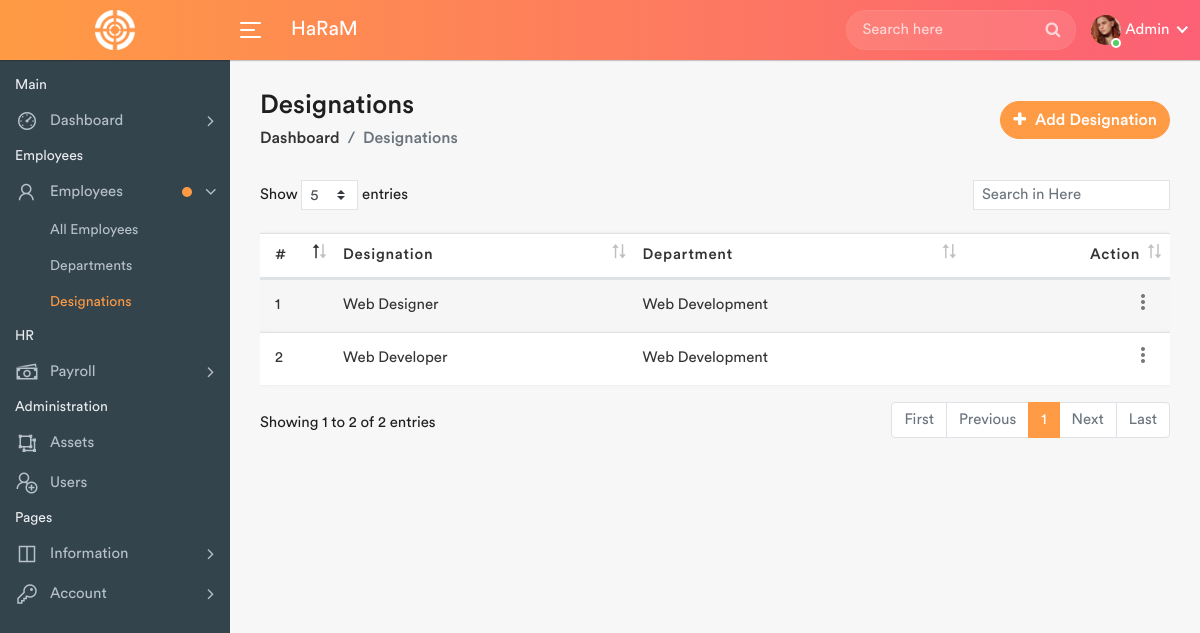
Page /designations.php (signed in) on the earlier database version.
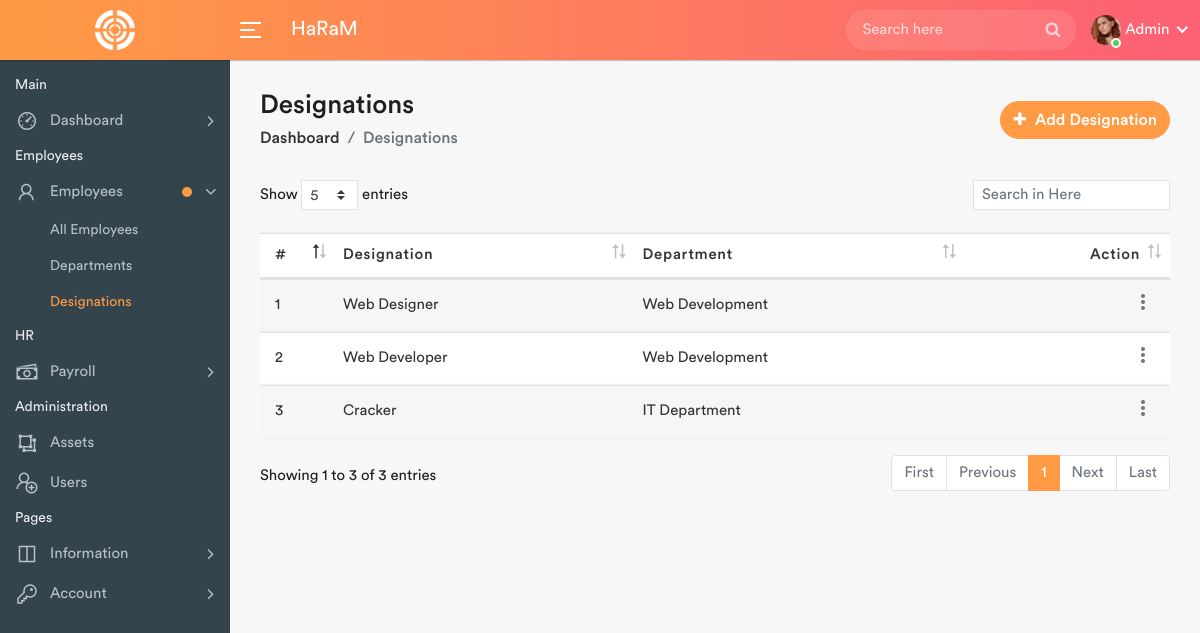
Same page on the later database version.
### tables this page shows
CREATE TABLE `designations` (
  `id` int(11) NOT NULL,
  `Designation` varchar(100) NOT NULL,
  `Department` varchar(100) NOT NULL,
  `Date` date NOT NULL DEFAULT current_timestamp()
);

### designations.php (the view, shortened to what this page needs)
<?php
$dbh = Database();
?>
<!DOCTYPE html>
<html lang="en">
<head>
	<link rel="stylesheet" href="assets/css/bootstrap.min.css">
	<link rel="stylesheet" href="assets/css/font-awesome.min.css">
	<link rel="stylesheet" href="assets/css/line-awesome.min.css">
	<link rel="stylesheet" href="assets/css/select2.min.css">
	<link rel="stylesheet" href="assets/css/dataTables.bootstrap4.min.css">
	<link rel="stylesheet" href="assets/css/style.css">
</head>
<body>
	<div class="main-wrapper">
		<?php
		include_once 'includes/header.php';
		include_once 'includes/sidebar.php';
		?>
		<div class="page-wrapper">
			<div class="content container-fluid">
				<div class="page-header">
					<div class="row align-items-center">
						<div class="col">
							<h3 class="page-title">Designations</h3>
							<ul class="breadcrumb">
								<li class="breadcrumb-item"><a href="index.php">Dashboard</a></li>
								<li class="breadcrumb-item active">Designations</li>
							</ul>
						</div>
						<div class="col-auto float-right ml-auto">
							<?php if ($_SESSION['role'] == "admin") { ?>
								<a href="javascript:void(0)" class="btn add-btn" data-toggle="modal" data-target="#add_designation"><i class="fa fa-plus"></i> Add Designation</a>
							<?php } ?>
						</div>
					</div>
				</div>
				<div class="row">
					<div class="col-md-12">
						<div class="table-responsive">
							<table class="table table-striped custom-table mb-0 dataTable">
								<thead>
									<tr>
										<th style="width: 30px;">#</th>
										<th>Designation </th>
										<th>Department </th>
										<th class="text-right">Action</th>
									</tr>
								</thead>
								<tbody>
									<?php
									$sql = "SELECT * FROM designations";
									$results2 = $dbh->query($sql);
									$cnt = 1;
									if ($results2->rowCount() > 0) {
										foreach ($results2 as $row) {
									?>
											<tr>
												<td><?php echo htmlentities($cnt++); ?></td>
												<td><?php echo htmlentities($row['Designation']); ?></td>
												<td><?php echo htmlentities($row['Department']); ?></td>
												<td class="text-right">
													<div class="dropdown dropdown-action">
														<a href="javascript:void(0)" class="action-icon dropdown-toggle" data-toggle="dropdown" aria-expanded="false"><i class="material-icons">more_vert</i></a>
													</div>
												</td>
											</tr>
									<?php
										}
									} ?>
								</tbody>
							</table>
						</div>
					</div>
				</div>
			</div>
		</div>
	</div>
</body>
</html>

Differences in the rows shown:
added designations: Designation "Cracker", Department "IT Department"
Other differences:
text written by a page script: "Show entries Showing 1 to 2 of 2 entries First Previous 1 Next Last" → "Show entries Showing 1 to 3 of 3 entries First Previous 1 Next Last"
